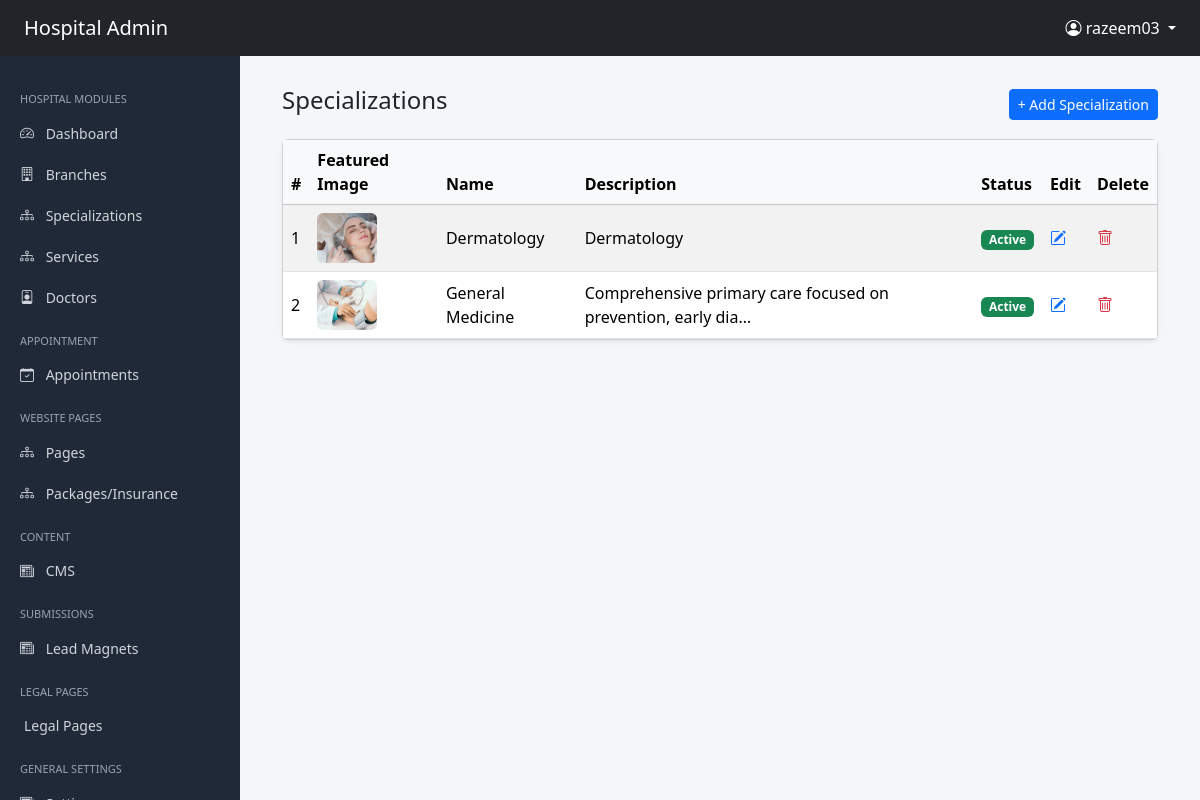
Page /administrator/specializations/ (signed in) on the earlier database version.
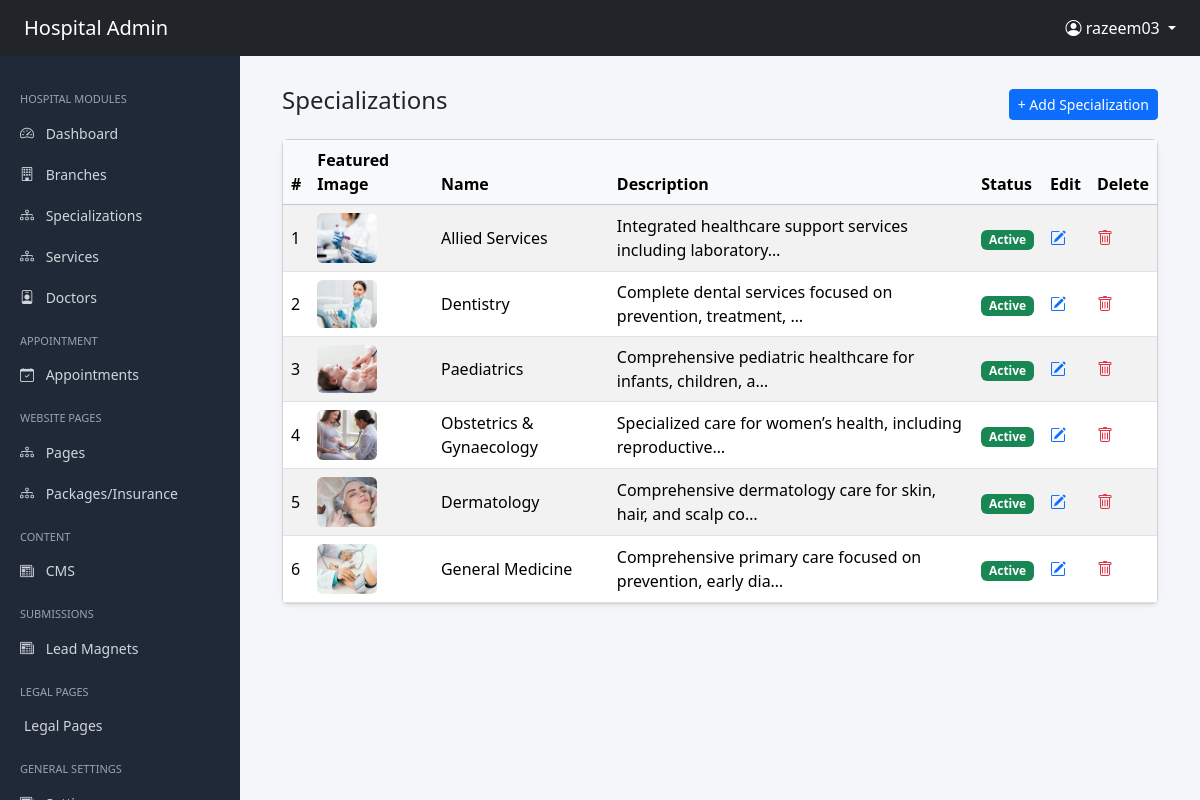
Same page on the later database version.
### administrator/models.py (models this page shows, shortened)
class SEOModel(models.Model):
    meta_title = models.CharField(max_length=255, blank=True)
    meta_description = models.TextField(blank=True)
    canonical_url = models.URLField(blank=True)
    primary_keywords = models.CharField(max_length=255, blank=True)
    secondary_keywords = models.CharField(max_length=255, blank=True)
    slug = models.SlugField(unique=True)
    og_title = models.CharField(max_length=255, blank=True)
    og_description = models.TextField(blank=True)
    og_image = models.ImageField(upload_to="seo/og/", blank=True, null=True)
    class Meta:
        abstract = True

class Specialization(SEOModel):
    branch = models.ForeignKey(
        Branch,
        on_delete=models.CASCADE,
        related_name='specializations'
    )
    name = models.CharField(max_length=200)
    short_description = models.TextField(blank=True)
    icon = models.ImageField(upload_to='uploads/specializations/', blank=True, null=True)
    featured_image = models.ImageField(upload_to='uploads/specializations/', blank=True, null=True)
    featured_image_alt = models.CharField(max_length=255, blank=True)
    hero_title = models.CharField(max_length=255, blank=True)
    hero_description = models.TextField(blank=True)
    hero_banner = models.ImageField(upload_to='uploads/specializations/', blank=True, null=True)
    hero_banner_alt = models.CharField(max_length=255, blank=True)
    main_title = models.CharField(max_length=255, blank=True)
    main_image = models.ImageField(upload_to='uploads/specializations/', blank=True, null=True)
    main_image_alt = models.CharField(max_length=255, blank=True)
    main_description = RichTextUploadingField(blank=True)
    secondary_title = models.CharField(max_length=255, blank=True)
    secondary_image = models.ImageField(upload_to='uploads/specializations/', blank=True, null=True)
    secondary_image_alt = models.CharField(max_length=255, blank=True)
    long_description_primary = RichTextUploadingField(blank=True)
    long_description_secondary = RichTextUploadingField(blank=True)
    is_active = models.BooleanField(default=True)
    is_deleted = models.BooleanField(default=False)
    created_at = models.DateTimeField(auto_now_add=True)
    updated_at = models.DateTimeField(auto_now=True)
    class Meta:
        ordering = ['-created_at']
        verbose_name = "Specialization"
        verbose_name_plural = "Specializations"

### administrator/views.py (the view)
# urls.py: path('specializations/', SpecializationListView.as_view(), name='specialization-list'),
@method_decorator(admin_required, name='dispatch')
class SpecializationListView(ListView):
    model = Specialization
    template_name = 'administrator/specialization/list.html'
    ordering = ['-created_at']

### userapp/context_processors.py (called while the page is built)
def global_data(request):
    def get_menu(slug):
        return MenuGroup.objects.prefetch_related('items').filter(
            slug=slug,
            is_active=True
        ).first()
    settings = GlobalSettings.objects.first()
    social_links = SocialLink.objects.filter(is_active=True).order_by('order')
    legal_pages = LegalPage.objects.filter(is_active=True)
    return {
        'global_settings': settings,
         'social_links': social_links,
         'legal_pages':legal_pages,
        'main_menu': get_menu('main-menu'),
        'specialization_menu': get_menu('specialization-menu'),
        'quick_links_menu': get_menu('quick-links-menu'),
    }

### administrator/templates/administrator/specialization/list.html (shortened to what this page needs)
{% extends "administrator/shared/base.html" %}
{% block content %}
<div class="container-fluid">
    <div class="d-flex justify-content-between align-items-center mb-3">
        <h4>Specializations</h4>
        <a href="{% url 'administrator:specialization-create' %}"
           class="btn btn-primary btn-sm">
            + Add Specialization
        </a>
    </div>
    <div class="card shadow-sm">
        <div class="card-body p-0">
            <table class="table table-striped table-hover mb-0 align-middle">
                <thead class="table-light">
                    <tr>
                        <th>#</th>
                        <th>Featured Image</th>
                        <th>Name</th>
                        <th>Description</th>
                        <th>Status</th>
                        <th>Edit</th>
                        <th>Delete</th>
                    </tr>
                </thead>
                <tbody>
                    {% for object in object_list %}
                    <tr>
                        <td>{{ forloop.counter }}</td>
                        <td>
                            {% if object.featured_image %}
                                <img src="{{ object.featured_image.url }}"
                                     width="60"
                                     class="rounded">
                            {% else %}
                                <span class="text-muted">—</span>
                            {% endif %}
                        </td>
                        <td>{{ object.name }}</td>
                        <td>
                            {{ object.short_description|truncatechars:60 }}
                        </td>
                        <td>
                            {% if object.is_active %}
                                <span class="badge bg-success">Active</span>
                            {% else %}
                                <span class="badge bg-secondary">Inactive</span>
                            {% endif %}
                        </td>
                        <td>
                            <a href="{% url 'administrator:specialization-update' object.id %}"
                               class="text-primary">
                                <i class="bi bi-pencil-square"></i>
                            </a>
                        </td>
                        <td>
                            <a href="{% url 'administrator:specialization-delete' object.id %}"
                               class="text-danger"
                               onclick="return confirm('Are you sure?');">
                                <i class="bi bi-trash"></i>
                            </a>
                        </td>
                    </tr>
                    {% empty %}
                    <tr>
                        <td colspan="7" class="text-center py-4">
                            No specializations found
                        </td>
                    </tr>
                    {% endfor %}
                </tbody>
            </table>
        </div>
    </div>
</div>
{% endblock %}

Differences in the rows shown:
added Specialization: featured_image (picture), name "Allied Services", short_description "Integrated healthcare support services including laboratory…", is_active "Active"
added Specialization: featured_image (picture), name "Dentistry", short_description "Complete dental services focused on prevention, treatment, …", is_active "Active"
added Specialization: featured_image (picture), name "Paediatrics", short_description "Comprehensive pediatric healthcare for infants, children, a…", is_active "Active"
added Specialization: featured_image (picture), name "Obstetrics & Gynaecology", short_description "Specialized care for women’s health, including reproductive…", is_active "Active"
changed Specialization "Dermatology": short_description "Dermatology" → "Comprehensive dermatology care for skin, hair, and scalp co…"
